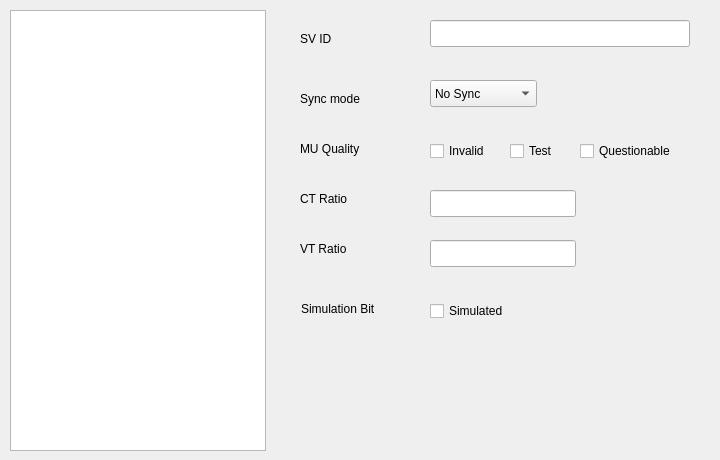
    <widget class="QWidget" name="tpMU_8">
     <attribute name="title">
      <string>MU8</string>
     </attribute>
     <widget class="QTableWidget" name="tbMU_8">
      <property name="geometry">
       <rect>
        <x>10</x>
        <y>10</y>
        <width>256</width>
        <height>441</height>
       </rect>
      </property>
     </widget>
     <widget class="QLineEdit" name="edtSvId_8">
      <property name="geometry">
       <rect>
        <x>430</x>
        <y>20</y>
        <width>260</width>
        <height>27</height>
       </rect>
      </property>
     </widget>
     <widget class="QCheckBox" name="chkqInvalid_8">
      <property name="geometry">
       <rect>
        <x>430</x>
        <y>140</y>
        <width>75</width>
        <height>22</height>
       </rect>
      </property>
      <property name="text">
       <string>Invalid</string>
      </property>
     </widget>
     <widget class="QCheckBox" name="chkqTest_8">
      <property name="geometry">
       <rect>
        <x>510</x>
        <y>140</y>
        <width>97</width>
        <height>22</height>
       </rect>
      </property>
      <property name="text">
       <string>Test</string>
      </property>
     </widget>
     <widget class="QCheckBox" name="chkqQues_8">
      <property name="geometry">
       <rect>
        <x>580</x>
        <y>140</y>
        <width>131</width>
        <height>22</height>
       </rect>
      </property>
      <property name="text">
       <string>Questionable</string>
      </property>
     </widget>
     <widget class="QLineEdit" name="edtCTr_8">
      <property name="geometry">
       <rect>
        <x>430</x>
        <y>190</y>
        <width>146</width>
        <height>27</height>
       </rect>
      </property>
     </widget>
     <widget class="QLineEdit" name="edtVTr_8">
      <property name="geometry">
       <rect>
        <x>430</x>
        <y>240</y>
        <width>146</width>
        <height>27</height>
       </rect>
      </property>
     </widget>
     <widget class="QComboBox" name="cmbSyncMode_8">
      <property name="geometry">
       <rect>
        <x>430</x>
        <y>80</y>
        <width>107</width>
        <height>27</height>
       </rect>
      </property>
      <item>
       <property name="text">
        <string>No Sync</string>
       </property>
      </item>
      <item>
       <property name="text">
        <string>Local Sync</string>
       </property>
      </item>
      <item>
       <property name="text">
        <string>Global Sync</string>
       </property>
      </item>
     </widget>
     <widget class="QLabel" name="lblVTr_8">
      <property name="geometry">
       <rect>
        <x>300</x>
        <y>240</y>
        <width>59</width>
        <height>17</height>
       </rect>
      </property>
      <property name="text">
       <string>VT Ratio</string>
      </property>
     </widget>
     <widget class="QLabel" name="lblSvId_8">
      <property name="geometry">
       <rect>
        <x>300</x>
        <y>30</y>
        <width>36</width>
        <height>17</height>
       </rect>
      </property>
      <property name="text">
       <string>SV ID</string>
      </property>
     </widget>
     <widget class="QLabel" name="lblCTr_8">
      <property name="geometry">
       <rect>
        <x>300</x>
        <y>190</y>
        <width>58</width>
        <height>17</height>
       </rect>
      </property>
      <property name="text">
       <string>CT Ratio</string>
      </property>
     </widget>
     <widget class="QLabel" name="lblQuality_8">
      <property name="geometry">
       <rect>
        <x>300</x>
        <y>140</y>
        <width>78</width>
        <height>17</height>
       </rect>
      </property>
      <property name="text">
       <string>MU Quality</string>
      </property>
     </widget>
     <widget class="QLabel" name="lblSyncMode_8">
      <property name="geometry">
       <rect>
        <x>300</x>
        <y>90</y>
        <width>74</width>
        <height>17</height>
       </rect>
      </property>
      <property name="text">
       <string>Sync mode</string>
      </property>
     </widget>
     <widget class="QLabel" name="lblSimu_8">
      <property name="geometry">
       <rect>
        <x>301</x>
        <y>300</y>
        <width>94</width>
        <height>17</height>
       </rect>
      </property>
      <property name="text">
       <string>Simulation Bit</string>
      </property>
     </widget>
     <widget class="QCheckBox" name="chk_Simu_8">
      <property name="geometry">
       <rect>
        <x>430</x>
        <y>300</y>
        <width>101</width>
        <height>22</height>
       </rect>
      </property>
      <property name="text">
       <string>Simulated</string>
      </property>
     </widget>
    </widget>
